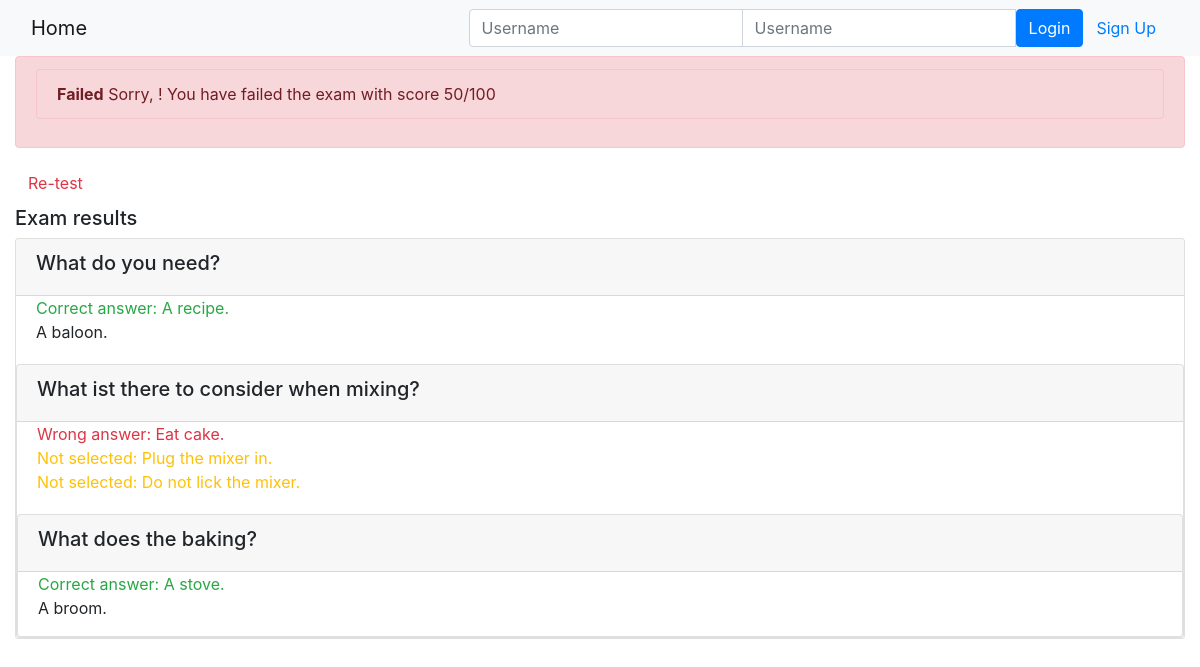
Page /onlinecourse/course/1/submission/1/result/ on the committed database.
### onlinecourse/models.py (models this page shows)
class Question(models.Model):
    lesson_id = models.ForeignKey(Course, on_delete=models.CASCADE)
    question_text = models.CharField(max_length=200, default="Question...")
    grade = models.IntegerField(default=0)
    def is_get_score(self, selected_ids):
        all_answers = self.choice_set.filter(is_correct=True).count()
        selected_correct = self.choice_set.filter(is_correct=True, id__in=selected_ids).count()
        if all_answers == selected_correct:
            return True
        else:
            return False

class Choice(models.Model):
    choice_text = models.CharField(max_length=30)
    is_correct = models.IntegerField(default=0)
    question_id = models.ForeignKey(Question, on_delete=models.CASCADE)

### onlinecourse/views.py (the view)
# urls.py: path('course/<int:course_id>/submission/<int:submission_id>/result/', views.show_exam_result, name='exam_result' )
def show_exam_result(request, course_id, submission_id):
    course = get_object_or_404(Course, pk=course_id)
    submission = get_object_or_404(Submission, pk=submission_id)
    choices = submission.chocies.all()
    questions = course.question_set.all()
    score=0
    for question in questions:
        if(question.is_get_score(choices)):
            score +=question.grade
    context = {}
    context['course'] = course
    context['grade'] = score
    context['choices'] = choices
    return render(request, 'onlinecourse/exam_result_bootstrap.html', context)

### onlinecourse/templates/onlinecourse/exam_result_bootstrap.html (shortened to what this page needs)
<!DOCTYPE html>
<html lang="en">
<head>
    {% load static %}
    <link rel="stylesheet" href="https://maxcdn.bootstrapcdn.com/bootstrap/4.5.2/css/bootstrap.min.css">
</head>
<body>
 <nav class="navbar navbar-light bg-light">
    <div class="container-fluid">
        <div class="navbar-header">
              <a class="navbar-brand" href="{% url 'onlinecourse:index' %}">Home</a>
        </div>
        <ul class="nav navbar-nav navbar-right">
            {% if user.is_authenticated %}
            <li>
                <a class="btn btn-link" href="#">{{ user.first_name }}({{ user.username }})</a>
                <a class="btn btn-link" href="{% url 'onlinecourse:logout' %}">Logout</a>
            </li>
            {% else %}
            <li>
                <form class="form-inline" action="{% url 'onlinecourse:login' %}" method="post">
                    <div class="input-group">
                        <input type="text" class="form-control" placeholder="Username" name="username" >
                        <input type="password" class="form-control" placeholder="Username" name="psw" >
                        <button class="btn btn-primary" type="submit">Login</button>
                        <a class="btn btn-link" href="{% url 'onlinecourse:registration' %}">Sign Up</a>
                    </div>
                </form>
            </li>
            {% endif %}
        </ul>
    </div>
</nav>
<div class="container-fluid">
    {% if grade > 80 %}
    <div class="alert alert-success">
       <div class="alert alert-success">
        <b>Congratulations, {{ user.first_name }}!</b> You have passed the exam! Your score is {{ grade }}/100
    </div>
    </div>
        {% else %}
        <div class="alert alert-danger">
            <div class="alert alert-danger">
                <b>Failed</b> Sorry, {{ user.first_name }}! You have failed the exam with score {{ grade }}/100
            </div>
        </div>
        <a class="btn btn-link text-danger" href="{% url 'onlinecourse:course_details' course.id %}">Re-test</a>
        {% endif %}
        <div class="card-columns-vertical mt-1">
        <h5 class="">Exam results</h5>
            {% for question in course.question_set.all %}
            <div class="card mt-1">
                <div class="card-header"><h5>{{ question.question_text }}</h5></div>
                <div class="form-group">
                    {% for choice in question.choice_set.all %}
                    <div class="form-check">
                        {% if choice.is_correct and choice in choices %}
                        <div class="text-success">Correct answer: {{ choice.choice_text }}</div>
                        {% else %}{% if choice.is_correct and not choice in choices %}
                        <div class="text-warning">Not selected: {{ choice.choice_text }}</div>
                        {% else %}{% if not choice.is_correct and choice in choices %}
                        <div class="text-danger">Wrong answer: {{ choice.choice_text }}</div>
                        {% else %}
                        <div>{{ choice.choice_text }}</div>
                        {% endif %}{% endif %}{% endif %}
                    </div>
                    {% endfor %}
                </div>
            {% endfor %}
        </div>
    </div>
</body>
</html>

### rows in the picture
Question: question_text "What do you need?"
Choice: choice_text "A recipe."
Choice: choice_text "A baloon."
Question: question_text "What ist there to consider when mixing?"
Choice: choice_text "Eat cake."
Choice: choice_text "Plug the mixer in."
Choice: choice_text "Do not lick the mixer."
Question: question_text "What does the baking?"
Choice: choice_text "A stove."
Choice: choice_text "A broom."

### other values in the picture
{{ grade }} "50"
